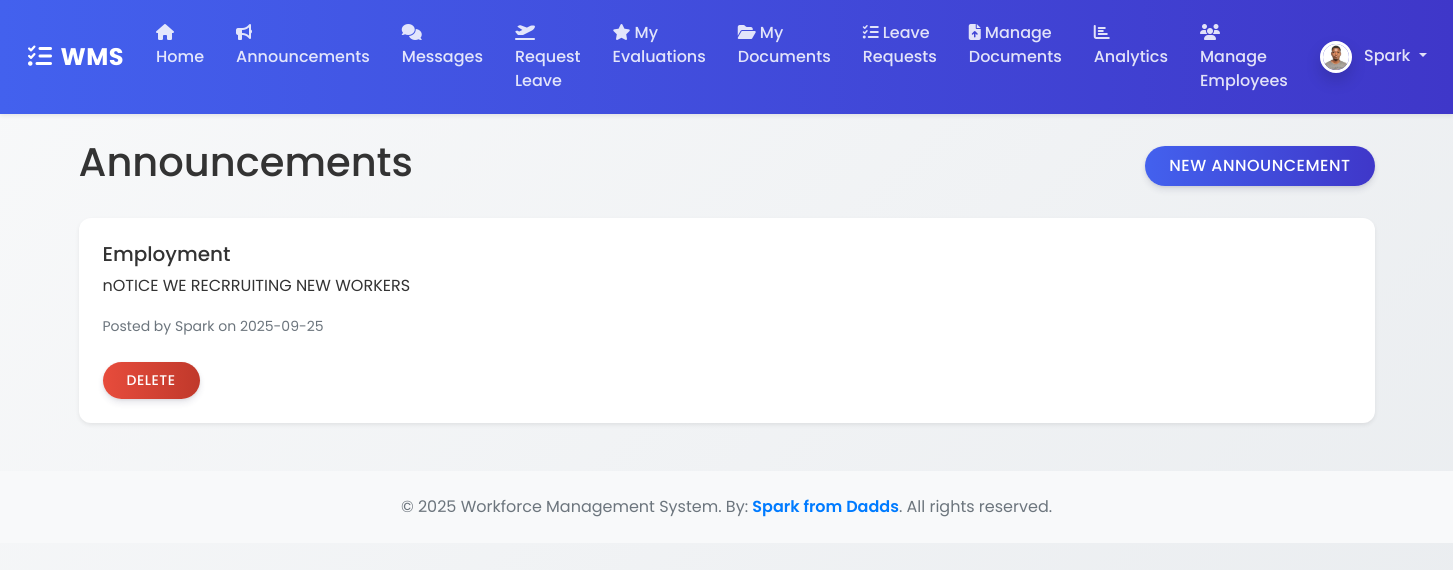
The page /announcements (signed in) on the database as committed earlier.
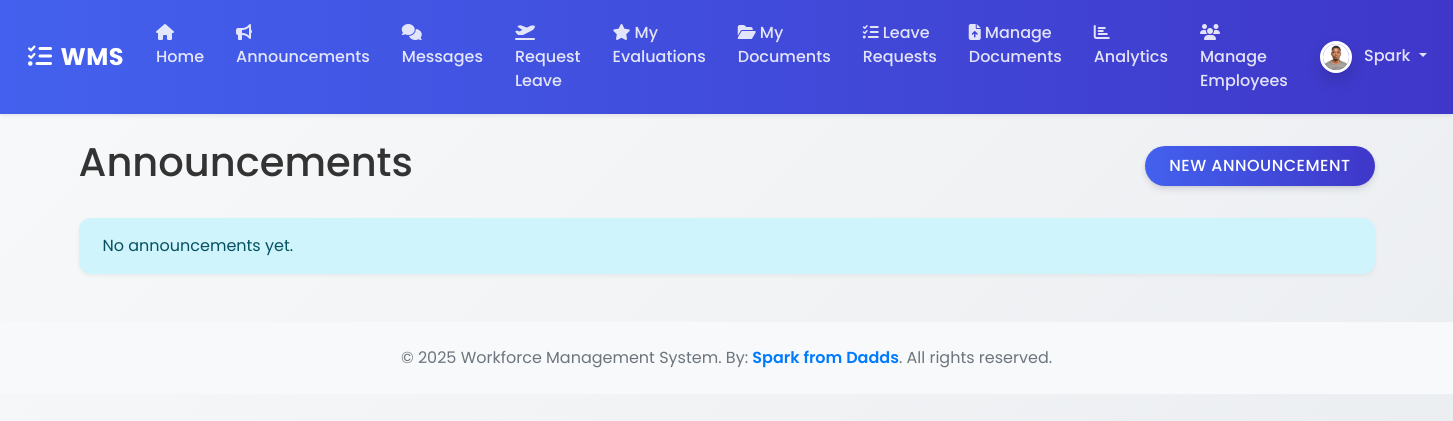
The same page on the database as committed later.
### wms/models.py (models this page shows, shortened)
class ProfilePicture(db.Model):
    id = db.Column(db.Integer, primary_key=True)
    filename = db.Column(db.String(100), nullable=False)
    upload_date = db.Column(db.DateTime, nullable=False, default=datetime.datetime.utcnow)
    user_id = db.Column(db.Integer, db.ForeignKey('user.id'), nullable=False, unique=True)

class User(UserMixin, db.Model):
    id = db.Column(db.Integer, primary_key=True)
    username = db.Column(db.String(150), unique=True, nullable=False)
    email = db.Column(db.String(150), unique=True, nullable=False)
    password_hash = db.Column(db.String(256))
    role = db.Column(db.String(50), nullable=False, default='Employee') # Roles: Admin, Manager, Employee
    profile_picture = db.relationship('ProfilePicture', backref='user', uselist=False)

class Announcement(db.Model):
    id = db.Column(db.Integer, primary_key=True)
    title = db.Column(db.String(100), nullable=False)
    content = db.Column(Text, nullable=False)
    date_posted = db.Column(db.DateTime, nullable=False, default=datetime.datetime.utcnow)
    user_id = db.Column(db.Integer, db.ForeignKey('user.id'), nullable=False)
    user = db.relationship('User', backref='announcements')
    image_file = db.Column(db.String(100), nullable=True)  # New field for image
    video_file = db.Column(db.String(100), nullable=True)  # New field for video

### wms/routes.py (the view)
@main_bp.route("/announcements")
@login_required
def announcements():
    all_announcements = Announcement.query.order_by(Announcement.date_posted.desc()).all()
    return render_template('announcements.html', title='Announcements', announcements=all_announcements)

### wms/__init__.py (called while the page is built)
def create_app():
    app = Flask(__name__)
    app.config['SECRET_KEY'] = os.environ.get('SECRET_KEY', 'a-very-secret-key-for-dev')
    app.config['SQLALCHEMY_DATABASE_URI'] = os.environ.get('DATABASE_URL', 'sqlite:///wms.db')
    app.config['SQLALCHEMY_TRACK_MODIFICATIONS'] = False
    app.config['UPLOAD_FOLDER'] = os.path.join(app.root_path, 'static/uploads')
    db.init_app(app)
    login_manager.init_app(app)
    csrf.init_app(app)
    migrate.init_app(app, db) # Initialize Migrate with app and db
    login_manager.login_view = 'main.login'
    login_manager.login_message_category = 'info'
    from wms.routes import main_bp
    app.register_blueprint(main_bp)
    with app.app_context():
        from . import models
    @login_manager.user_loader
    def load_user(user_id):
        from .models import User
        return User.query.get(int(user_id))
    return app

### wms/templates/announcements.html (shortened to what this page needs)
{% extends "base.html" %}
{% block content %}
    <div class="content-section">
        <div class="d-flex justify-content-between align-items-center mb-4">
            <h1>Announcements</h1>
            {% if current_user.role in ['Admin', 'Manager'] %}
                <a href="{{ url_for('main.new_announcement') }}" class="btn btn-primary">New Announcement</a>
            {% endif %}
        </div>
        {% for announcement in announcements %}
            <div class="card mb-3">
                <div class="card-body">
                    <h5 class="card-title">{{ announcement.title }}</h5>
                    <p class="card-text">{{ announcement.content }}</p>
                    <p class="card-text"><small class="text-muted">Posted by {{ announcement.user.username }} on {{ announcement.date_posted.strftime('%Y-%m-%d') }}</small></p>
                    {% if current_user.role in ['Admin', 'Manager'] %}
                        <form action="{{ url_for('main.delete_announcement', announcement_id=announcement.id) }}" method="POST" class="d-inline">
                            <button type="submit" class="btn btn-danger btn-sm mt-2">Delete</button>
                        </form>
                    {% endif %}
                </div>
            </div>
        {% else %}
            <div class="alert alert-info">
                No announcements yet.
            </div>
        {% endfor %}
    </div>
{% endblock content %}

### wms/templates/base.html (shortened to what this page needs)
<!DOCTYPE html>
<html>
<head>
    <link rel="stylesheet" href="https://cdn.jsdelivr.net/npm/bootstrap@5.1.3/dist/css/bootstrap.min.css">
    <link rel="stylesheet" href="https://cdnjs.cloudflare.com/ajax/libs/font-awesome/6.5.0/css/all.min.css">
    <link rel="stylesheet" href="{{ url_for('static', filename='css/styles.css') }}">
</head>
<body>
    <nav class="navbar navbar-expand-lg navbar-dark shadow-sm sticky-top">
        <div class="container-fluid">
            <a class="navbar-brand" href="#"><i class="fas fa-tasks me-2"></i>WMS</a>
            <div class="collapse navbar-collapse" id="navbarContent">
                <ul class="navbar-nav me-auto mb-2 mb-lg-0">
                    {% if current_user.is_authenticated %}
                        <li class="nav-item"><a class="nav-link" href="{{ url_for('main.home') }}"><i class="fas fa-home me-1"></i>Home</a></li>
                        <li class="nav-item"><a class="nav-link" href="{{ url_for('main.announcements') }}"><i class="fas fa-bullhorn me-1"></i>Announcements</a></li>
                        <li class="nav-item"><a class="nav-link" href="{{ url_for('main.messages') }}"><i class="fas fa-comments me-1"></i>Messages</a></li>
                        <li class="nav-item"><a class="nav-link" href="{{ url_for('main.new_leave_request') }}"><i class="fas fa-plane-departure me-1"></i>Request Leave</a></li>
                        <li class="nav-item"><a class="nav-link" href="{{ url_for('main.view_evaluations', user_id=current_user.id) }}"><i class="fas fa-star me-1"></i>My Evaluations</a></li>
                        <li class="nav-item"><a class="nav-link" href="{{ url_for('main.my_documents') }}"><i class="fas fa-folder-open me-1"></i>My Documents</a></li>
                        {% if current_user.role in ['Admin', 'Manager'] %}
                            <li class="nav-item"><a class="nav-link" href="{{ url_for('main.leave_requests') }}"><i class="fas fa-tasks me-1"></i>Leave Requests</a></li>
                            <li class="nav-item"><a class="nav-link" href="{{ url_for('main.documents') }}"><i class="fas fa-file-upload me-1"></i>Manage Documents</a></li>
                            <li class="nav-item"><a class="nav-link" href="{{ url_for('main.analytics') }}"><i class="fas fa-chart-bar me-1"></i>Analytics</a></li>
                            <li class="nav-item"><a class="nav-link" href="{{ url_for('main.manage_employees') }}"><i class="fas fa-users me-1"></i>Manage Employees</a></li>
                        {% endif %}
                    {% endif %}
                </ul>
                <ul class="navbar-nav">
                    {% if current_user.is_authenticated %}
                        <li class="nav-item dropdown">
                            <a class="nav-link dropdown-toggle" href="#" id="navbarDropdown" role="button" data-bs-toggle="dropdown" aria-expanded="false">
                                {% if current_user.profile_picture %}
                                    <img src="{{ url_for('static', filename='uploads/profile_pics/' + current_user.profile_picture.filename) }}"
                                         class="rounded-circle profile-picture" width="32" height="32" alt="Profile Picture">
                                {% else %}
                                    <img src="{{ url_for('static', filename='uploads/profile_pics/default.png') }}"
                                         class="rounded-circle profile-picture" width="32" height="32" alt="Default Profile Picture">
                                {% endif %}
                                <span class="ms-2">{{ current_user.username }}</span>
                            </a>
                        </li>
                    {% else %}
                        <li class="nav-item"><a class="nav-link" href="{{ url_for('main.login') }}"><i class="fas fa-sign-in-alt me-1"></i>Login</a></li>
                        <li class="nav-item"><a class="nav-link" href="{{ url_for('main.register') }}"><i class="fas fa-user-plus me-1"></i>Register</a></li>
                    {% endif %}
                </ul>
            </div>
        </div>
    </nav>
    <div class="container mt-4">
        {% block content %}{% endblock %}
    </div>
    <footer class="bg-light text-center text-muted py-4 mt-5">
  <div class="container">
    <p class="mb-0">
      © 2025 Workforce Management System. By:
      <span style="color: #007BFF; font-weight: 600;">Spark from Dadds</span>.
      All rights reserved.
    </p>
  </div>
</footer>
</body>
</html>

### wms/static/css/styles.css (style rules this page uses)
:root { --primary-color: #4361ee; --secondary-color: #3f37c9; --success-color: #4cc9f0; --info-color: #4895ef; --warning-color: #f72585; --danger-color: #e63946; --light-color: #f8f9fa; --dark-color: #212529; }
body { background: linear-gradient(135deg, #f8f9fa 0%, #e9ecef 100%); min-height: 100vh; font-family: 'Poppins', sans-serif; color: #333; }
.navbar { background: linear-gradient(90deg, var(--primary-color) 0%, var(--secondary-color) 100%) !important; padding: 0.8rem 1rem; }
.navbar-brand { font-weight: 700; letter-spacing: 0.5px; font-size: 1.5rem; color: white !important; }
.navbar-dark .navbar-nav .nav-link { color: rgba(255, 255, 255, 0.85); font-weight: 500; padding: 0.5rem 1rem; border-radius: 4px; transition: all 0.3s ease; }
.btn { border-radius: 50px; padding: 0.5rem 1.5rem; font-weight: 500; text-transform: uppercase; letter-spacing: 0.5px; transition: all 0.3s ease; box-shadow: 0 4px 6px rgba(50, 50, 93, 0.11), 0 1px 3px rgba(0, 0, 0, 0.08); }
.btn-primary { background: linear-gradient(90deg, var(--primary-color) 0%, var(--secondary-color) 100%); border: none; }
.alert { border-radius: 0.75rem; box-shadow: 0 0.125rem 0.25rem rgba(0, 0, 0, 0.05); border: none; padding: 1rem 1.5rem; }
.profile-picture { border: 3px solid white; box-shadow: 0 0.5rem 1rem rgba(0, 0, 0, 0.15); }
.container { animation: fadeIn 0.5s ease-out; }

Rows that differ between the two databases and show on the page:
removed Announcement: title "Employment", content "nOTICE WE RECRRUITING NEW WORKERS", user.username "Spark", date_posted "2025-09-25"
Other text that changed with them:
text now shown: "No announcements yet."
